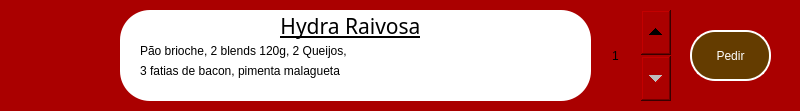
        <widget class="QFrame" name="item3">
         <property name="geometry">
          <rect>
           <x>120</x>
           <y>450</y>
           <width>800</width>
           <height>111</height>
          </rect>
         </property>
         <property name="styleSheet">
          <string notr="true">border-radius: 55px;
background-color: rgb(170, 0, 0);</string>
         </property>
         <property name="frameShape">
          <enum>QFrame::StyledPanel</enum>
         </property>
         <property name="frameShadow">
          <enum>QFrame::Raised</enum>
         </property>
         <widget class="QFrame" name="caixa_disc_13">
          <property name="geometry">
           <rect>
            <x>120</x>
            <y>10</y>
            <width>471</width>
            <height>91</height>
           </rect>
          </property>
          <property name="styleSheet">
           <string notr="true">background-color: rgb(255, 255, 255);
border-radius: 30px</string>
          </property>
          <property name="frameShape">
           <enum>QFrame::StyledPanel</enum>
          </property>
          <property name="frameShadow">
           <enum>QFrame::Raised</enum>
          </property>
          <widget class="QLabel" name="disc_item1_21">
           <property name="geometry">
            <rect>
             <x>30</x>
             <y>0</y>
             <width>401</width>
             <height>31</height>
            </rect>
           </property>
           <property name="font">
            <font>
             <family>GothicE</family>
             <pointsize>16</pointsize>
             <italic>false</italic>
             <bold>false</bold>
             <underline>true</underline>
            </font>
           </property>
           <property name="styleSheet">
            <string notr="true">font: 16pt &quot;GothicE&quot;;
text-decoration: underline;
color: rgb(0, 0, 0);</string>
           </property>
           <property name="text">
            <string>Hydra Raivosa</string>
           </property>
           <property name="textFormat">
            <enum>Qt::AutoText</enum>
           </property>
           <property name="alignment">
            <set>Qt::AlignCenter</set>
           </property>
          </widget>
          <widget class="QLabel" name="disc_item1_34">
           <property name="geometry">
            <rect>
             <x>20</x>
             <y>50</y>
             <width>381</width>
             <height>21</height>
            </rect>
           </property>
           <property name="tabletTracking">
            <bool>false</bool>
           </property>
           <property name="contextMenuPolicy">
            <enum>Qt::ActionsContextMenu</enum>
           </property>
           <property name="styleSheet">
            <string notr="true">color: rgb(0, 0, 0);
font: 10pt &quot;GothicE&quot;;</string>
           </property>
           <property name="text">
            <string>3 fatias de bacon, pimenta malagueta</string>
           </property>
          </widget>
          <widget class="QLabel" name="disc_item1_22">
           <property name="geometry">
            <rect>
             <x>20</x>
             <y>30</y>
             <width>391</width>
             <height>21</height>
            </rect>
           </property>
           <property name="tabletTracking">
            <bool>false</bool>
           </property>
           <property name="contextMenuPolicy">
            <enum>Qt::ActionsContextMenu</enum>
           </property>
           <property name="styleSheet">
            <string notr="true">color: rgb(0, 0, 0);
font: 10pt &quot;GothicE&quot;;</string>
           </property>
           <property name="text">
            <string>Pão brioche, 2 blends 120g, 2 Queijos, </string>
           </property>
          </widget>
         </widget>
         <widget class="QPushButton" name="pedir_item3">
          <property name="geometry">
           <rect>
            <x>690</x>
            <y>30</y>
            <width>81</width>
            <height>51</height>
           </rect>
          </property>
          <property name="styleSheet">
           <string notr="true">QPushButton {
background-color: rgb(100, 60, 0);
font: 10pt &quot;GothicG&quot;;
border-radius: 25px;
border: 2px solid #ffffff;
color: rgb(255, 255, 255);
}

QPushButton::hover{
	background-color: rgb(80, 60, 0)
}

QPushButton::pressed {
	background-color: rgb(90, 10, 0)
}</string>
          </property>
          <property name="text">
           <string>Pedir</string>
          </property>
         </widget>
         <widget class="QSpinBox" name="spinBox_3">
          <property name="geometry">
           <rect>
            <x>610</x>
            <y>10</y>
            <width>61</width>
            <height>91</height>
           </rect>
          </property>
          <property name="styleSheet">
           <string notr="true">QSpinBox
{
    border: none;

    padding-top: 30px;
    padding-bottom: 30px;

    background-repeat: no-repeat;
    background-position: center;
    background-clip: content;
	font: 12pt &quot;Georgia&quot;;
}

QSpinBox::up-button
{
    min-width: 30px;
    min-height: 30px;
    background-position: top right;

    subcontrol-position: top right; /* position at the top right corner */
    subcontrol-origin: padding;
}

QSpinBox::down-button
{
    min-width: 30px;
    min-height: 30px;

    background-position: bottom right;

    subcontrol-position: bottom  right; /* position at the top right corner */

}

</string>
          </property>
          <property name="minimum">
           <number>1</number>
          </property>
          <property name="maximum">
           <number>99</number>
          </property>
         </widget>
        </widget>
